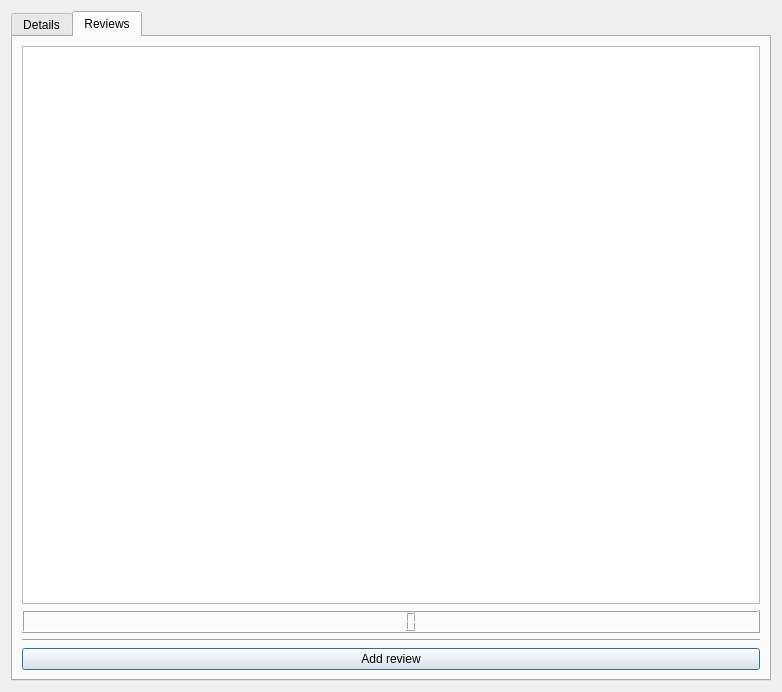
<?xml version="1.0" encoding="UTF-8"?>
<ui version="4.0">
 <class>marketDetailDialog</class>
 <widget class="QDialog" name="marketDetailDialog">
  <property name="geometry">
   <rect>
    <x>0</x>
    <y>0</y>
    <width>782</width>
    <height>692</height>
   </rect>
  </property>
  <property name="windowTitle">
   <string>Dialog</string>
  </property>
  <layout class="QVBoxLayout" name="verticalLayout_5">
   <item>
    <widget class="QTabWidget" name="tabWidget">
     <property name="currentIndex">
      <number>1</number>
     </property>
     <property name="tabBarAutoHide">
      <bool>false</bool>
     </property>
     <widget class="QWidget" name="detailsTab">
      <attribute name="title">
       <string>Details</string>
      </attribute>
      <layout class="QVBoxLayout" name="verticalLayout">
       <item>
        <layout class="QGridLayout" name="gridLayout">
         <property name="topMargin">
          <number>0</number>
         </property>
         <property name="spacing">
          <number>0</number>
         </property>
         <item row="1" column="1">
          <layout class="QVBoxLayout" name="verticalLayout_4">
           <item>
            <widget class="QLabel" name="mediainfolabel">
             <property name="text">
              <string>Media Info</string>
             </property>
             <property name="alignment">
              <set>Qt::AlignCenter</set>
             </property>
            </widget>
           </item>
           <item>
            <widget class="QTextEdit" name="medionfotextEdit">
             <property name="readOnly">
              <bool>true</bool>
             </property>
            </widget>
           </item>
          </layout>
         </item>
         <item row="0" column="1">
          <layout class="QFormLayout" name="formLayout_2">
           <item row="0" column="0">
            <widget class="QLabel" name="locationZiplabel">
             <property name="text">
              <string>ZIP</string>
             </property>
            </widget>
           </item>
           <item row="0" column="1">
            <widget class="QLineEdit" name="locationZiplineEdit"/>
           </item>
           <item row="1" column="0">
            <widget class="QLabel" name="locationStreetlabel">
             <property name="text">
              <string>Street</string>
             </property>
            </widget>
           </item>
           <item row="1" column="1">
            <widget class="QLineEdit" name="locationStreetlineEdit"/>
           </item>
           <item row="2" column="0">
            <widget class="QLabel" name="locationCitylabel">
             <property name="text">
              <string>City</string>
             </property>
            </widget>
           </item>
           <item row="3" column="0">
            <widget class="QLabel" name="locationCountylabel">
             <property name="text">
              <string>County</string>
             </property>
            </widget>
           </item>
           <item row="2" column="1">
            <widget class="QLineEdit" name="locationCitylineEdit"/>
           </item>
           <item row="3" column="1">
            <widget class="QLineEdit" name="locationCountylineEdit"/>
           </item>
           <item row="4" column="0">
            <widget class="QLabel" name="locationStatelabel">
             <property name="text">
              <string>State</string>
             </property>
            </widget>
           </item>
           <item row="4" column="1">
            <widget class="QLineEdit" name="locationStatelineEdit"/>
           </item>
          </layout>
         </item>
         <item row="0" column="0">
          <layout class="QFormLayout" name="formLayout">
           <item row="0" column="0">
            <widget class="QLabel" name="marketidlabel">
             <property name="text">
              <string>Market id</string>
             </property>
            </widget>
           </item>
           <item row="0" column="1">
            <widget class="QLineEdit" name="marketidlineEdit">
             <property name="readOnly">
              <bool>true</bool>
             </property>
            </widget>
           </item>
           <item row="1" column="0">
            <widget class="QLabel" name="marketNamelabel">
             <property name="text">
              <string>Market name</string>
             </property>
            </widget>
           </item>
           <item row="1" column="1">
            <widget class="QLineEdit" name="marketNamelineEdit"/>
           </item>
          </layout>
         </item>
         <item row="1" column="0">
          <layout class="QVBoxLayout" name="verticalLayout_3">
           <item>
            <widget class="QLabel" name="bankinginfolabel">
             <property name="text">
              <string>Banking Info</string>
             </property>
             <property name="alignment">
              <set>Qt::AlignCenter</set>
             </property>
            </widget>
           </item>
           <item>
            <widget class="QTextEdit" name="bankinginfotextEdit">
             <property name="readOnly">
              <bool>true</bool>
             </property>
            </widget>
           </item>
          </layout>
         </item>
        </layout>
       </item>
       <item>
        <widget class="QLabel" name="groceryInfolabel">
         <property name="text">
          <string>Grocery Info</string>
         </property>
         <property name="alignment">
          <set>Qt::AlignCenter</set>
         </property>
        </widget>
       </item>
       <item>
        <widget class="QTextEdit" name="groceryInfotextEdit"/>
       </item>
       <item>
        <widget class="QLabel" name="timesheetlabel">
         <property name="text">
          <string>Timesheet</string>
         </property>
         <property name="alignment">
          <set>Qt::AlignCenter</set>
         </property>
        </widget>
       </item>
       <item>
        <widget class="QTextEdit" name="timesheettextEdit">
         <property name="readOnly">
          <bool>true</bool>
         </property>
        </widget>
       </item>
      </layout>
     </widget>
     <widget class="QWidget" name="reviewsTab">
      <attribute name="title">
       <string>Reviews</string>
      </attribute>
      <layout class="QVBoxLayout" name="verticalLayout_6">
       <item>
        <layout class="QVBoxLayout" name="verticalLayout_2">
         <item>
          <widget class="QTextEdit" name="reviewstextEdit"/>
         </item>
         <item>
          <widget class="QLCDNumber" name="scorelcdNumber"/>
         </item>
         <item>
          <widget class="Line" name="line">
           <property name="orientation">
            <enum>Qt::Horizontal</enum>
           </property>
          </widget>
         </item>
         <item>
          <widget class="QPushButton" name="addReviewpushButton">
           <property name="text">
            <string>Add review</string>
           </property>
          </widget>
         </item>
        </layout>
       </item>
      </layout>
     </widget>
    </widget>
   </item>
  </layout>
 </widget>
 <resources/>
 <connections/>
</ui>
